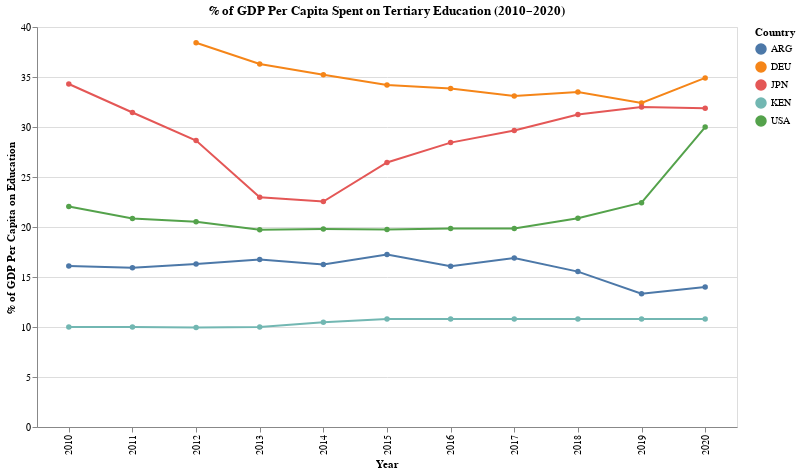

Source (notebook cell):
### Code cell
df = pd.read_excel("data/Updated_Education_GDP_Data.xlsx")

melted_df = df.melt(id_vars='Country', var_name='Year', value_name='Value')

chart = alt.Chart(melted_df).mark_line(point=True).encode(
    x=alt.X('Year:O', title='Year'),
    y=alt.Y('Value:Q', title='% of GDP Per Capita on Education'),
    color='Country:N',
    tooltip=['Country', 'Year', 'Value']
).properties(
    title='% of GDP Per Capita Spent on Tertiary Education (2010–2020)',
    width=700,
    height=400
)

chart

### Figure 1 — Vega-Lite specification as saved in the notebook (floating-point values rounded to 4 significant figures)
{"config": {"view": {"continuousWidth": 300, "continuousHeight": 300}}, "data": {"name": "data-89eba33f3f8772cd507537bc9e7ed81b"}, "mark": {"type": "line", "point": true}, "encoding": {"color": {"field": "Country", "type": "nominal"}, "tooltip": [{"field": "Country", "type": "nominal"}, {"field": "Year", "type": "quantitative"}, {"field": "Value", "type": "quantitative"}], "x": {"field": "Year", "title": "Year", "type": "ordinal"}, "y": {"field": "Value", "title": "% of GDP Per Capita on Education", "type": "quantitative"}}, "height": 400, "title": "% of GDP Per Capita Spent on Tertiary Education (2010–2020)", "width": 700, "$schema": "https://vega.github.io/schema/vega-lite/v5.20.1.json", "datasets": {"data-89eba33f3f8772cd507537bc9e7ed81b": [{"Country": "ARG", "Year": 2010, "Value": 16.11}, {"Country": "DEU", "Year": 2010, "Value": null}, {"Country": "KEN", "Year": 2010, "Value": 10.0}, {"Country": "JPN", "Year": 2010, "Value": 34.3}, {"Country": "USA", "Year": 2010, "Value": 22.05}, {"Country": "ARG", "Year": 2011, "Value": 15.93}, {"Country": "DEU", "Year": 2011, "Value": null}, {"Country": "KEN", "Year": 2011, "Value": 10.0}, {"Country": "JPN", "Year": 2011, "Value": 31.45}, {"Country": "USA", "Year": 2011, "Value": 20.85}, {"Country": "ARG", "Year": 2012, "Value": 16.3}, {"Country": "DEU", "Year": 2012, "Value": 38.43}, {"Country": "KEN", "Year": 2012, "Value": 9.94}, {"Country": "JPN", "Year": 2012, "Value": 28.64}, {"Country": "USA", "Year": 2012, "Value": 20.52}, {"Country": "ARG", "Year": 2013, "Value": 16.76}, {"Country": "DEU", "Year": 2013, "Value": 36.3}, {"Country": "KEN", "Year": 2013, "Value": 10.0}, {"Country": "JPN", "Year": 2013, "Value": 22.97}, {"Country": "USA", "Year": 2013, "Value": 19.72}, {"Country": "ARG", "Year": 2014, "Value": 16.26}, {"Country": "DEU", "Year": 2014, "Value": 35.23}, {"Country": "KEN", "Year": 2014, "Value": 10.47}, {"Country": "JPN", "Year": 2014, "Value": 22.55}, {"Country": "USA", "Year": 2014, "Value": 19.79}, {"Country": "ARG", "Year": 2015, "Value": 17.25}, {"Country": "DEU", "Year": 2015, "Value": 34.21}, {"Country": "KEN", "Year": 2015, "Value": 10.79}, {"Country": "JPN", "Year": 2015, "Value": 26.45}, {"Country": "USA", "Year": 2015, "Value": 19.76}, {"Country": "ARG", "Year": 2016, "Value": 16.08}, {"Country": "DEU", "Year": 2016, "Value": 33.85}, {"Country": "KEN", "Year": 2016, "Value": 10.79}, {"Country": "JPN", "Year": 2016, "Value": 28.44}, {"Country": "USA", "Year": 2016, "Value": 19.86}, {"Country": "ARG", "Year": 2017, "Value": 16.89}, {"Country": "DEU", "Year": 2017, "Value": 33.11}, {"Country": "KEN", "Year": 2017, "Value": 10.79}, {"Country": "JPN", "Year": 2017, "Value": 29.66}, {"Country": "USA", "Year": 2017, "Value": 19.86}, {"Country": "ARG", "Year": 2018, "Value": 15.54}, {"Country": "DEU", "Year": 2018, "Value": 33.51}, {"Country": "KEN", "Year": 2018, "Value": 10.79}, {"Country": "JPN", "Year": 2018, "Value": 31.24}, {"Country": "USA", "Year": 2018, "Value": 20.88}, {"Country": "ARG", "Year": 2019, "Value": 13.32}, {"Country": "DEU", "Year": 2019, "Value": 32.4}, {"Country": "KEN", "Year": 2019, "Value": 10.79}, {"Country": "JPN", "Year": 2019, "Value": 32.01}, {"Country": "USA", "Year": 2019, "Value": 22.43}, {"Country": "ARG", "Year": 2020, "Value": 14.01}, {"Country": "DEU", "Year": 2020, "Value": 34.91}, {"Country": "KEN", "Year": 2020, "Value": 10.79}, {"Country": "JPN", "Year": 2020, "Value": 31.87}, {"Country": "USA", "Year": 2020, "Value": 29.99}]}}
